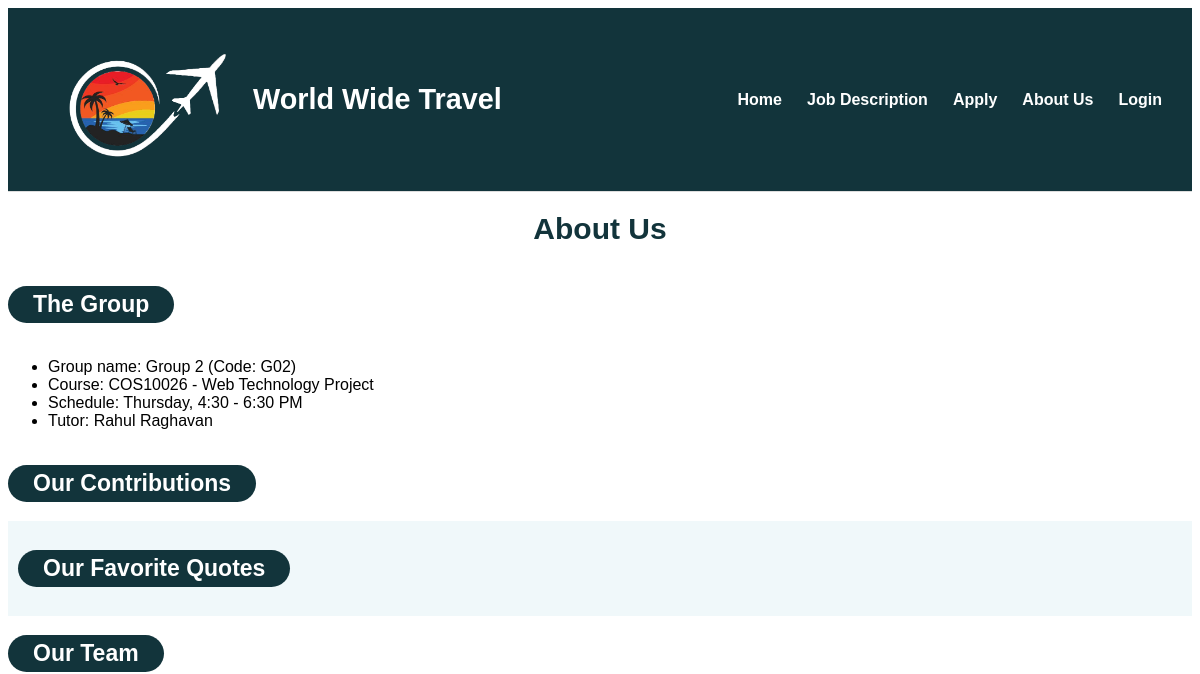
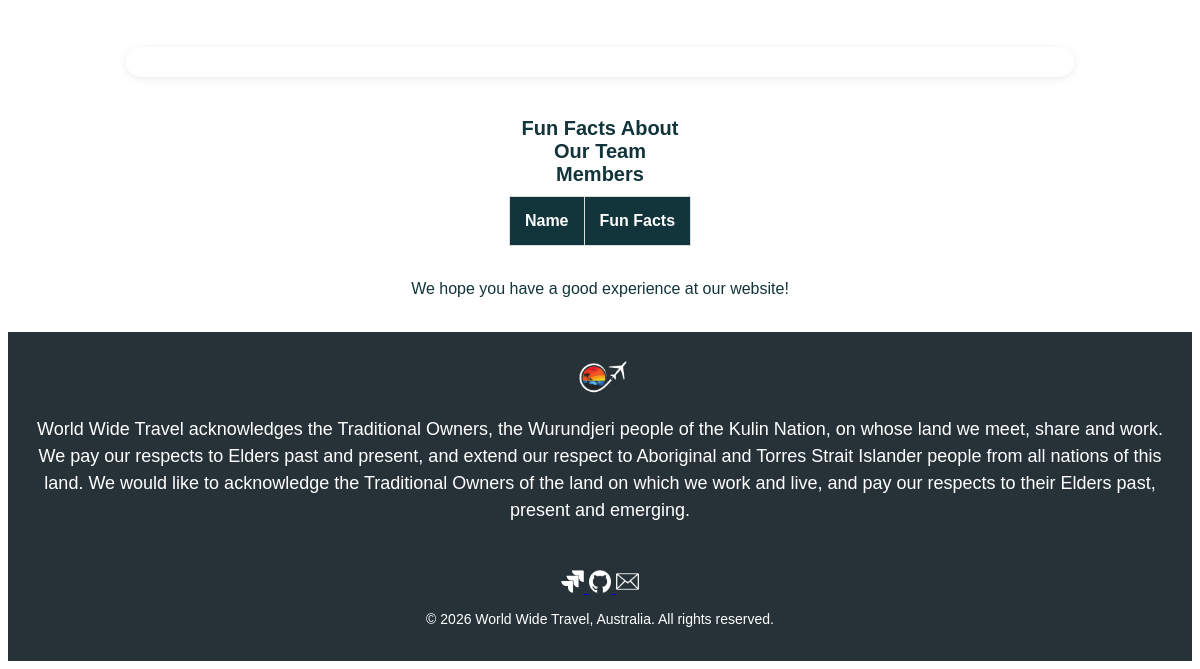
Page /about.php on the earlier database version (2 pictures, top to bottom).
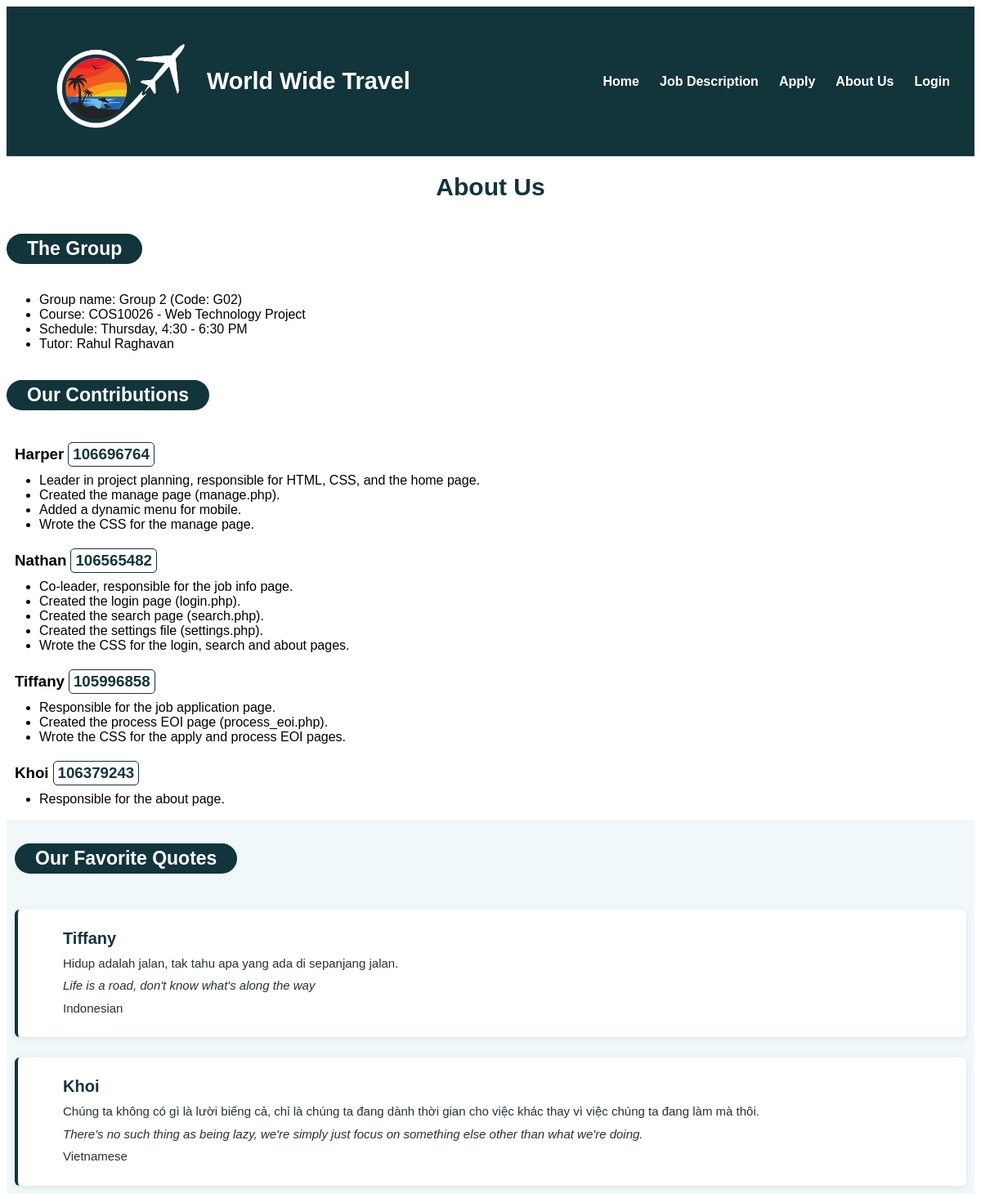
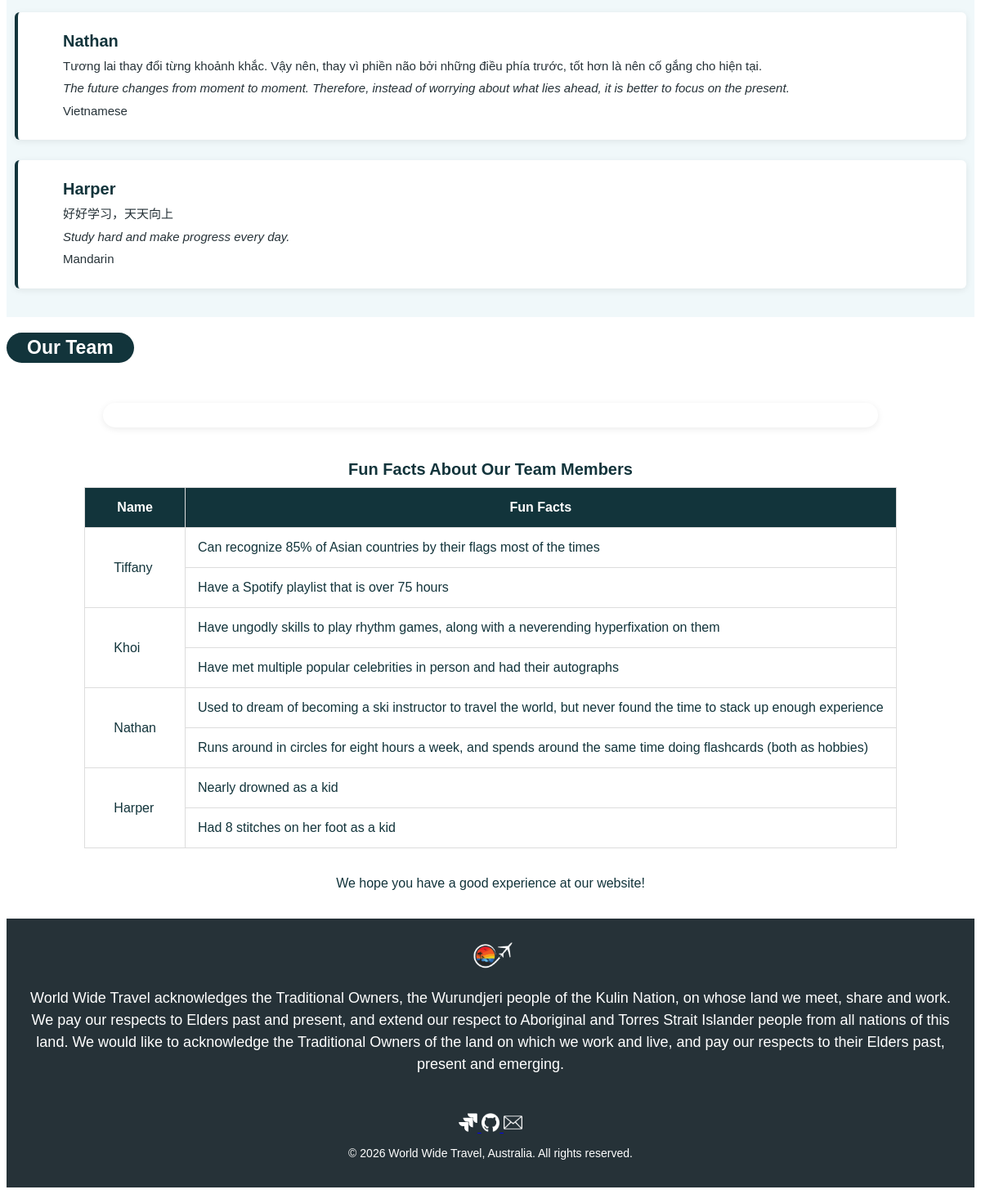
Same page on the later database version (2 pictures, top to bottom).
### tables this page shows
CREATE TABLE contributions (
    contribution_id INT AUTO_INCREMENT PRIMARY KEY,
    student_id      VARCHAR(10) NOT NULL,
    name            VARCHAR(50) NOT NULL,
    description     VARCHAR(255) NOT NULL,
    member_order    INT NOT NULL DEFAULT 0,
    item_order      INT NOT NULL DEFAULT 0
) DEFAULT CHARSET=utf8mb4 COLLATE=utf8mb4_unicode_ci;

CREATE TABLE about (
    student_id     VARCHAR(10) NOT NULL PRIMARY KEY,
    name           VARCHAR(50) NOT NULL,
    contribution   TEXT NOT NULL,
    quote_native   TEXT NOT NULL,
    quote_english  TEXT NOT NULL,
    quote_language VARCHAR(30) NOT NULL
) DEFAULT CHARSET=utf8mb4 COLLATE=utf8mb4_unicode_ci;

### about.php (the view, shortened to what this page needs)
<?php
$config = require "settings.php";
$dbconn = mysqli_connect(
    $config['host'],
    $config['user'],
    $config['pwd'],
    $config['sql_db']
);
mysqli_set_charset($dbconn, 'utf8mb4');
$query = "SELECT student_id, name, description
          FROM contributions
          ORDER BY member_order, item_order";
$result = mysqli_query($dbconn, $query);
$quote_query = "SELECT student_id, name, quote_native, quote_english, quote_language
                FROM about";
$quote_result = mysqli_query($dbconn, $quote_query);
$quotes = array();
while ($quote_row = mysqli_fetch_assoc($quote_result)) {
    $quotes[$quote_row['student_id']] = $quote_row;
}
?>
<!DOCTYPE html>
<html lang="en">
<head>
    <link rel="stylesheet" href="styles/styles.css">
</head>
<body>
    <header id="site-header">
        <?php include 'header.inc.php'; ?>
    </header>
    <h1>About Us</h1>
    <h2 class="heading-background">The Group</h2>
    <ul>
        <li>Group name: Group 2 (Code: G02)</li>
        <li>Course: COS10026 - Web Technology Project</li>
        <li>Schedule: Thursday, 4:30 - 6:30 PM</li>
        <li>Tutor: Rahul Raghavan</li>
    </ul>
    <h2 class="heading-background">Our Contributions</h2>
             <div class="member-list">
                <?php
                $current = "";
                while ($row = mysqli_fetch_assoc($result)) {
                    if ($row['student_id'] != $current) {
                        if ($current != "") {
                            echo "</ul></div>";
                        }
                        echo "<div class='member'>";
                        echo "<h3>" . htmlspecialchars($row['name'])
                            . "</h3><h3 class='student-id'>" . htmlspecialchars($row['student_id'])
                            . "</h3></div>";
                        echo "<ul>";
                        $current = $row['student_id'];
                    }
                    echo "<li>" . htmlspecialchars($row['description'])
                        . "</li>";
                }
                if ($current != "") {
                    echo "</ul>";
                }
                ?>
            </div>
    <section class='quotes-section'>
    <h2 class="heading-background">Our Favorite Quotes</h2>
    <?php
    foreach ($quotes as $student_id => $student_quote) {
        echo "<div class='quote-box'>";
        echo "<blockquote>";
        echo "<h3>" . htmlspecialchars($student_quote['name'], ENT_QUOTES, 'UTF-8') . "</h3>";
        echo "<p>" . htmlspecialchars($student_quote['quote_native'], ENT_QUOTES, 'UTF-8') . "</p>";
        echo "<p><em>" . htmlspecialchars($student_quote['quote_english'], ENT_QUOTES, 'UTF-8') . "</em></p>";
        echo "<p>" . htmlspecialchars($student_quote['quote_language'], ENT_QUOTES, 'UTF-8') . "</p>";
        echo "</blockquote>";
        echo "</div>";
    }
    ?>
    </section>
    <h2 class="heading-background">Our Team</h2>
    <figure class="image-style">
    </figure>
    <?php
    if($dbconn) {
        $query = "SELECT about.name, facts.fact
                  FROM facts
                  LEFT OUTER JOIN about
                    ON about.student_id = facts.student_id
                  ORDER BY about.student_id, facts.fact_id";
        $query_res = mysqli_query($dbconn, $query);
        if($query_res) {
            $query_res = mysqli_fetch_all($query_res, MYSQLI_ASSOC);
            $fun_facts = [];
            foreach($query_res as $row) {
                $name = $row['name'];
                $fun_facts[$name][] = $row['fact'];
            }
            echo "<table class='facts'> <caption><strong>Fun Facts About Our Team Members</strong></caption>
            <thead>
                <tr>
                    <th>Name</th>
                    <th>Fun Facts</th>
                </tr>
            </thead>
            <tbody>";
            foreach($fun_facts as $name => $fact_array) {
                $fact_count = count($fact_array);
                echo "<tr>";
                echo "<td class='name' rowspan='{$fact_count}'>" . htmlspecialchars($name). "</td>";
                echo "<td class='fact-cell'>" . htmlspecialchars($fact_array[0]) . "</td>";
                echo "</tr>";
                for ($i = 1; $i < $fact_count; $i++) {
                    echo "<tr>";
                    echo "<td class='fact-cell'>" . htmlspecialchars($fact_array[$i]) . "</td>";
                    echo "</tr>";
                }
            }
            echo "</tbody> </table>";
        }
    } else echo "<p>Error: Could not fetch data from database!</p>";
    ?>
    <br>
    <p style="color: #12343B; text-align: center;">We hope you have a good experience at our website!</p>
    <br>
    <footer id="site-footer">
        <?php include 'footer.inc.php'; ?>
    </footer>
</body>
</html>

### header.inc.php (shortened to what this page needs)
<div id="site-header-container">
    <div class="header-row">
        <img class="logo" src="images/tourism_logo.png"
             alt="World Wide Travel logo"
             title="World Wide Travel">
        <div id="site-title">World Wide Travel</div>
    </div>
    <nav id="site-nav">
        <a href="index.php">Home</a>
        <a href="jobs.php">Job Description</a>
        <a href="apply.php">Apply</a>
        <a href="about.php">About Us</a>
        <a class="login" href="login.php">Login</a>
    </nav>
</div>

### footer.inc.php
<a href="index.php">
    <img id="logo-small" src="images/tourism_logo.png" alt="World Wide Travel logo" title="Home"></a>
<p id="acknowledgements">
    World Wide Travel acknowledges the Traditional Owners, the Wurundjeri people of the Kulin Nation, on whose land we
    meet, share and work. We pay our respects to Elders past and present, and extend our respect to Aboriginal and
    Torres Strait Islander people from all nations of this land. We would like to acknowledge the Traditional Owners of
    the land on which we work and live, and pay our respects to their Elders past, present and emerging.
</p>
<br>
<div id="social">
    <a href="https://uharper.atlassian.net/jira/software/projects/AWPP2/">
        <img class="social-icon" src="images/jira.png" alt="Jira" title="Jira logo" style="width: 2%; height:auto;">
    </a>
    <a href="https://github.com/COS10026-AWP/project2/">
        <img class="social-icon" src="images/github.png" alt="GitHub" title="GitHub logo"
            style="width:2%; height:auto;">
    </a>
    <a href="mailto:info@worldwidetravel.com">
        <img class="social-icon" src="images/email.png" alt="Email" title="Email Us" style="width:2%; height:auto;">
    </a>
    <br>
    <p id="copyright">
        &copy; 2026 World Wide Travel, Australia. All rights reserved.
    </p>
</div>

### styles/styles.css (style rules this page uses)
* { box-sizing: border-box; font-family: Arial, Helvetica, sans-serif; }
html { scroll-behavior: smooth; }
:root { --alice-blue: #f0f8faff; --white: #ffff; --light-grey: lightgrey; --jet-black: #12343bff; --jet-black-2: #263238ff; --color-text-headers: var(--jet-black); --color-text-dark: var(--jet-black-2); --color-text-link-dark: var(--jet-black-2); --color-text-link-dark-hover: var(--jet-black); --color-bg-main: var(--alice-blue); --color-bg-section: var(--white); --color-bg-highlight: var(--alice-blue); --color-border: var(--light-grey); --color-border-highlight: var(--alice-blue); }
footer { padding: 20px; color: white; background-color: #263238; }
footer #acknowledgements { text-align: center; font-size: 18px; line-height: 1.5; }
footer #copyright { text-align: center; font-size: 14px; }
footer #social { margin-top: 10px; text-align: center; }
#logo-small { display: block; width: 60px; height: auto; margin: auto; }
#site-header { border-bottom: 1px solid #ddd; background-color: #12343B; }
#site-header-container { display: flex; align-items: center; max-width: 1200px; padding: 15px 30px; margin: auto; }
#site-header .header-row { display: flex; flex-direction: row; align-items: center; }
#site-header .logo { height: auto; width: 200px; }
#site-title { margin: 0 30px 0 15px; font-size: 1.8rem; font-weight: bold; color: white; }
#site-nav { display: flex; gap: 25px; margin-left: auto; }
#site-nav a { text-decoration: none; font-weight: bold; color: white; }
th, td { padding: 15px; border: 1px solid #ddd; background-color: white; }

### about.php (style rules this page uses)
.quotes-section { padding: 10px; color: #12343B; background-color: #F0F8FA;; }
h1 { color: #12343B; text-align: center; font-size: 30px; }
h2 { color: #12343B; font-size: 23px; }
.member { display: flex; align-items: center; gap: 5px; margin-top: 20px; margin-left: 10px; }
.member h3 { margin: 0; }
.member + ul { margin-top: 8px; }
.student-id { color: #12343B; font-weight: bold; display: inline-block; border: 1px solid #12343B; border-radius: 5px; padding: 3px 5px; }
table { border-collapse: collapse; border: 1.5px solid #12343B; color: #12343B; border-spacing: 0; margin: auto; }
th { text-align: center; background-color: #12343B; color: white; }
.name { padding: 0 35px; }
caption { font-size: 20px; }
.quote-box { width: 100%; box-sizing: border-box; margin: 25px 0; padding: 8px 15px; background-color: #FFF; border-left: 4px solid #12343B; border-radius: 6px; box-shadow: 0 2px 8px rgb(0 0 0 / 8%); }
.quote-box h3 { font-size: 20px; color: #12343B; text-align: left; margin: 0 0 8px; }
.quote-box p { font-size: 15px; line-height: 1.5; color: #263238; text-align: left; margin: 5px 0; }
.heading-background { display: inline-block; color: #ffffff; background: #12343B; padding: 5px 25px; border-radius: 20px; }
caption { margin: 10px; }
.image-style { width: 4000px; max-width: 80%; margin: 30px auto; padding: 15px 0px; border-radius: 20px; box-shadow: 0 2px 8px rgb(0 0 0 / 8%); text-align: center; box-sizing: border-box; }

Differences in the rows shown:
added contributions: name "Harper", student "106696764", description "Leader in project planning, responsible for HTML, CSS, and the home page."
added contributions: description "Created the manage page (manage.php)."
added contributions: description "Added a dynamic menu for mobile."
added contributions: description "Wrote the CSS for the manage page."
added contributions: name "Nathan", student "106565482", description "Co-leader, responsible for the job info page."
added contributions: description "Created the login page (login.php)."
added contributions: description "Created the search page (search.php)."
added contributions: description "Created the settings file (settings.php)."
added contributions: description "Wrote the CSS for the login, search and about pages."
added contributions: name "Tiffany", student "105996858", description "Responsible for the job application page."
added contributions: description "Created the process EOI page (process_eoi.php)."
added contributions: description "Wrote the CSS for the apply and process EOI pages."
added contributions: name "Khoi", student "106379243", description "Responsible for the about page."
added about: name "Tiffany", quote_native "Hidup adalah jalan, tak tahu apa yang ada di sepanjang jalan.", quote_english "Life is a road, don't know what's along the way", quote_language "Indonesian"
added about: name "Khoi", quote_native "Chúng ta không có gì là lười biếng cả, chỉ là chúng ta đang dành thời gian cho việc khác thay vì việc chúng ta đang làm mà thôi.", quote_english "There's no such thing as being lazy, we're simply just focus on something else other than what we're doing.", quote_language "Vietnamese"
added about: name "Nathan", quote_native "Tương lai thay đổi từng khoảnh khắc. Vậy nên, thay vì phiền não bởi những điều phía trước, tốt hơn là nên cố gắng cho hiện tại.", quote_english "The future changes from moment to moment. Therefore, instead of worrying about what lies ahead, it is better to focus on the present.", quote_language "Vietnamese"
added about: name "Harper", quote_native "好好学习，天天向上", quote_english "Study hard and make progress every day.", quote_language "Mandarin"
Other differences:
new list line: "Tiffany Can recognize 85% of Asian countries by their flags most of the times Have a Spotify playlist that is over 75 hours"
new list line: "Khoi Have ungodly skills to play rhythm games, along with a neverending hyperfixation on them Have met multiple popular celebrities in person and had their autographs"
new list line: "Nathan Used to dream of becoming a ski instructor to travel the world, but never found the time to stack up enough experience Runs around in circles for eight hours a week, and spends around the same time doing flashcards (both as hobbies)"
new list line: "Nearly drowned as a kid Had 8 stitches on her foot as a kid"
